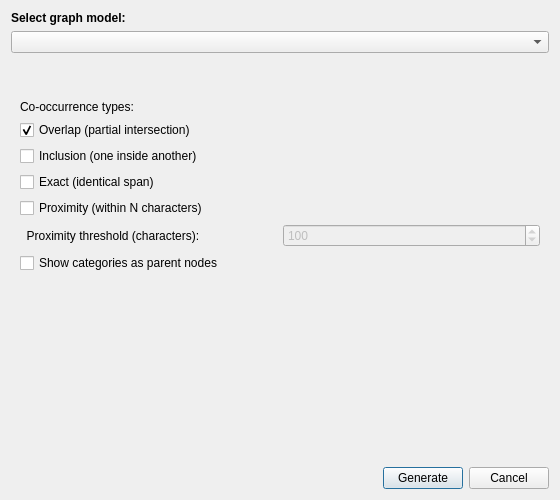
<?xml version="1.0" encoding="UTF-8"?>
<ui version="4.0">
 <class>DialogGraphModels</class>
 <widget class="QDialog" name="DialogGraphModels">
  <property name="geometry">
   <rect>
    <x>0</x>
    <y>0</y>
    <width>560</width>
    <height>500</height>
   </rect>
  </property>
  <property name="minimumSize">
   <size>
    <width>520</width>
    <height>440</height>
   </size>
  </property>
  <property name="windowTitle">
   <string>Graph Models</string>
  </property>
  <layout class="QVBoxLayout" name="verticalLayout">
   <item>
    <widget class="QLabel" name="label_model">
     <property name="styleSheet">
      <string notr="true">font-weight: bold;</string>
     </property>
     <property name="text">
      <string>Select graph model:</string>
     </property>
    </widget>
   </item>
   <item>
    <widget class="QComboBox" name="comboBox_model"/>
   </item>
   <item>
    <widget class="QLabel" name="label_description">
     <property name="styleSheet">
      <string notr="true">color: #555; margin: 6px 0;</string>
     </property>
     <property name="text">
      <string/>
     </property>
     <property name="wordWrap">
      <bool>true</bool>
     </property>
    </widget>
   </item>
   <item>
    <widget class="QStackedWidget" name="stackedWidget">
     <property name="currentIndex">
      <number>4</number>
     </property>
     <widget class="QWidget" name="page_case_hier">
      <layout class="QVBoxLayout" name="verticalLayout_case_hier">
       <item>
        <widget class="QLabel" name="label_case_hier_limit">
         <property name="text">
          <string>Max coded segments per code (0 = none):</string>
         </property>
        </widget>
       </item>
       <item>
        <widget class="QSpinBox" name="spinBox_case_hier_limit">
         <property name="minimum">
          <number>0</number>
         </property>
         <property name="maximum">
          <number>500</number>
         </property>
         <property name="value">
          <number>5</number>
         </property>
        </widget>
       </item>
       <item>
        <spacer name="spacer_case_hier">
         <property name="orientation">
          <enum>Qt::Orientation::Vertical</enum>
         </property>
         <property name="sizeHint" stdset="0">
          <size>
           <width>20</width>
           <height>40</height>
          </size>
         </property>
        </spacer>
       </item>
      </layout>
     </widget>
     <widget class="QWidget" name="page_case_comp">
      <layout class="QVBoxLayout" name="verticalLayout_case_comp">
       <item>
        <widget class="QLabel" name="label_comp_level_case">
         <property name="text">
          <string>Comparison level:</string>
         </property>
        </widget>
       </item>
       <item>
        <widget class="QComboBox" name="comboBox_case_comp_level"/>
       </item>
       <item>
        <widget class="QLabel" name="label_case_a">
         <property name="styleSheet">
          <string notr="true">font-weight: bold; margin-top: 8px;</string>
         </property>
         <property name="text">
          <string>Case 1:</string>
         </property>
        </widget>
       </item>
       <item>
        <widget class="QComboBox" name="comboBox_case_a"/>
       </item>
       <item>
        <widget class="QLabel" name="label_case_b">
         <property name="styleSheet">
          <string notr="true">font-weight: bold; margin-top: 4px;</string>
         </property>
         <property name="text">
          <string>Case 2:</string>
         </property>
        </widget>
       </item>
       <item>
        <widget class="QComboBox" name="comboBox_case_b"/>
       </item>
       <item>
        <spacer name="spacer_case_comp">
         <property name="orientation">
          <enum>Qt::Orientation::Vertical</enum>
         </property>
         <property name="sizeHint" stdset="0">
          <size>
           <width>20</width>
           <height>40</height>
          </size>
         </property>
        </spacer>
       </item>
      </layout>
     </widget>
     <widget class="QWidget" name="page_file_hier">
      <layout class="QVBoxLayout" name="verticalLayout_file_hier">
       <item>
        <widget class="QLabel" name="label_file_hier_limit">
         <property name="text">
          <string>Max coded segments per code (0 = none):</string>
         </property>
        </widget>
       </item>
       <item>
        <widget class="QSpinBox" name="spinBox_file_hier_limit">
         <property name="minimum">
          <number>0</number>
         </property>
         <property name="maximum">
          <number>500</number>
         </property>
         <property name="value">
          <number>5</number>
         </property>
        </widget>
       </item>
       <item>
        <spacer name="spacer_file_hier">
         <property name="orientation">
          <enum>Qt::Orientation::Vertical</enum>
         </property>
         <property name="sizeHint" stdset="0">
          <size>
           <width>20</width>
           <height>40</height>
          </size>
         </property>
        </spacer>
       </item>
      </layout>
     </widget>
     <widget class="QWidget" name="page_file_comp">
      <layout class="QVBoxLayout" name="verticalLayout_file_comp">
       <item>
        <widget class="QLabel" name="label_comp_level_file">
         <property name="text">
          <string>Comparison level:</string>
         </property>
        </widget>
       </item>
       <item>
        <widget class="QComboBox" name="comboBox_file_comp_level"/>
       </item>
       <item>
        <widget class="QLabel" name="label_file_a">
         <property name="styleSheet">
          <string notr="true">font-weight: bold; margin-top: 8px;</string>
         </property>
         <property name="text">
          <string>File 1:</string>
         </property>
        </widget>
       </item>
       <item>
        <widget class="QComboBox" name="comboBox_file_a"/>
       </item>
       <item>
        <widget class="QLabel" name="label_file_b">
         <property name="styleSheet">
          <string notr="true">font-weight: bold; margin-top: 4px;</string>
         </property>
         <property name="text">
          <string>File 2:</string>
         </property>
        </widget>
       </item>
       <item>
        <widget class="QComboBox" name="comboBox_file_b"/>
       </item>
       <item>
        <spacer name="spacer_file_comp">
         <property name="orientation">
          <enum>Qt::Orientation::Vertical</enum>
         </property>
         <property name="sizeHint" stdset="0">
          <size>
           <width>20</width>
           <height>40</height>
          </size>
         </property>
        </spacer>
       </item>
      </layout>
     </widget>
     <widget class="QWidget" name="page_cooc_net">
      <layout class="QVBoxLayout" name="verticalLayout_cooc_net">
       <item>
        <widget class="QLabel" name="label_cooc_types">
         <property name="text">
          <string>Co-occurrence types:</string>
         </property>
        </widget>
       </item>
       <item>
        <widget class="QCheckBox" name="checkBox_overlap">
         <property name="text">
          <string>Overlap (partial intersection)</string>
         </property>
         <property name="checked">
          <bool>true</bool>
         </property>
        </widget>
       </item>
       <item>
        <widget class="QCheckBox" name="checkBox_inclusion">
         <property name="text">
          <string>Inclusion (one inside another)</string>
         </property>
        </widget>
       </item>
       <item>
        <widget class="QCheckBox" name="checkBox_exact">
         <property name="text">
          <string>Exact (identical span)</string>
         </property>
        </widget>
       </item>
       <item>
        <widget class="QCheckBox" name="checkBox_proximity">
         <property name="text">
          <string>Proximity (within N characters)</string>
         </property>
        </widget>
       </item>
       <item>
        <layout class="QHBoxLayout" name="horizontalLayout_proximity">
         <item>
          <widget class="QLabel" name="label_proximity">
           <property name="text">
            <string>  Proximity threshold (characters):</string>
           </property>
          </widget>
         </item>
         <item>
          <widget class="QSpinBox" name="spinBox_proximity">
           <property name="enabled">
            <bool>false</bool>
           </property>
           <property name="minimum">
            <number>1</number>
           </property>
           <property name="maximum">
            <number>5000</number>
           </property>
           <property name="value">
            <number>100</number>
           </property>
          </widget>
         </item>
        </layout>
       </item>
       <item>
        <widget class="QCheckBox" name="checkBox_show_cats">
         <property name="text">
          <string>Show categories as parent nodes</string>
         </property>
        </widget>
       </item>
       <item>
        <spacer name="spacer_cooc_net">
         <property name="orientation">
          <enum>Qt::Orientation::Vertical</enum>
         </property>
         <property name="sizeHint" stdset="0">
          <size>
           <width>20</width>
           <height>40</height>
          </size>
         </property>
        </spacer>
       </item>
      </layout>
     </widget>
     <widget class="QWidget" name="page_cooc_seg">
      <layout class="QVBoxLayout" name="verticalLayout_cooc_seg">
       <item>
        <widget class="QLabel" name="label_seg_info">
         <property name="text">
          <string>Select 1 or more categories after clicking Generate.</string>
         </property>
        </widget>
       </item>
       <item>
        <widget class="QLabel" name="label_seg_limit">
         <property name="text">
          <string>Max segments to display  (0 = none):</string>
         </property>
        </widget>
       </item>
       <item>
        <widget class="QSpinBox" name="spinBox_seg_limit">
         <property name="minimum">
          <number>0</number>
         </property>
         <property name="maximum">
          <number>200</number>
         </property>
         <property name="value">
          <number>5</number>
         </property>
        </widget>
       </item>
       <item>
        <spacer name="spacer_cooc_seg">
         <property name="orientation">
          <enum>Qt::Orientation::Vertical</enum>
         </property>
         <property name="sizeHint" stdset="0">
          <size>
           <width>20</width>
           <height>40</height>
          </size>
         </property>
        </spacer>
       </item>
      </layout>
     </widget>
    </widget>
   </item>
   <item>
    <layout class="QHBoxLayout" name="horizontalLayout_buttons">
     <item>
      <spacer name="spacer_buttons">
       <property name="orientation">
        <enum>Qt::Orientation::Horizontal</enum>
       </property>
       <property name="sizeHint" stdset="0">
        <size>
         <width>40</width>
         <height>20</height>
        </size>
       </property>
      </spacer>
     </item>
     <item>
      <widget class="QPushButton" name="pushButton_generate">
       <property name="text">
        <string>Generate</string>
       </property>
       <property name="default">
        <bool>true</bool>
       </property>
      </widget>
     </item>
     <item>
      <widget class="QPushButton" name="pushButton_cancel">
       <property name="text">
        <string>Cancel</string>
       </property>
      </widget>
     </item>
    </layout>
   </item>
  </layout>
 </widget>
 <resources/>
 <connections/>
</ui>
